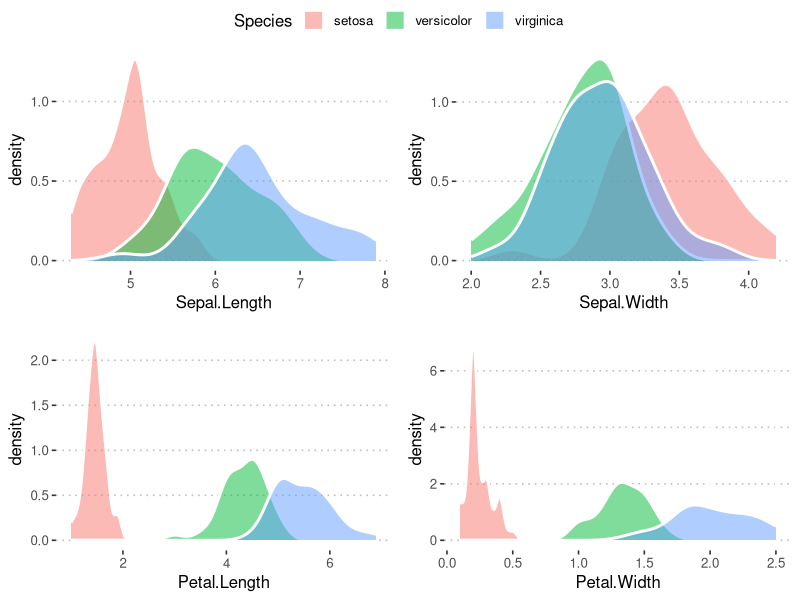

This figure's R source:
#install.packages("tidyverse","caret","e1071","ggpubr")
library(tidyverse)
library(caret)
library(e1071)  #For naive Bayes modelling
library(ggpubr)  #For multiplots and themes


## -----------------------------------------------------------------------------
#read in the data
lens <- read.csv("lens.csv", header=TRUE, stringsAsFactors=TRUE);

#Re-order the levels of certain factors
lens$Age <- lens$Age %>% factor(levels=c("young","pre-presbyopic","presbyopic"))
lens$SpectaclePrescription <- lens$SpectaclePrescription %>% factor(levels=c("myope","hypermetrope"))
lens$RecommendedLenses <- lens$RecommendedLenses %>% factor(levels=c("none","soft","hard"))


## -----------------------------------------------------------------------------
n.features <- ncol(lens)-1; #number of features in the dataset.
contingency.tab <- list(length=n.features) #Initialise a list to store the contingency tables

#Create the contingency table between the outcome (Recommended Lenses) and each of the features.
for (I in 1:n.features)
{
  contingency.tab[[I]] <- table(lens[,I],lens$RecommendedLenses);
  contingency.tab[[I]] %>% print
}


## -----------------------------------------------------------------------------
#Naive Bayes modelling
NB.lens <- naiveBayes(RecommendedLenses~.,  #Formula
                      data=lens,  #Relevant data
                      laplace=1) #Laplace smoothing. Default is 0.
NB.lens


## -----------------------------------------------------------------------------
#A new patient
new1 <- data.frame(Age="young",
                   SpectaclePrescription="myope",
                   Astigmatism="no",
                   TearProductionRate="normal");

#Estimate the a-posteriori probability for each class based on the first two features
predict(NB.lens,newdata=new1[,1:2],type="raw")

#Predict the class based on the first two features
predict(NB.lens,newdata=new1[,1:2],type="class")


## -----------------------------------------------------------------------------
#Estimate the a-posteriori probability for each class
predict(NB.lens,newdata=new1,type="raw")

#Predict the class
predict(NB.lens,newdata=new1,type="class")


## -----------------------------------------------------------------------------
new2 <- data.frame(Age="young",
                   SpectaclePrescription="myope",
                   Astigmatism="no",
                   TearProductionRate="normal",
                   Gender="male");

#Estimate the a-posteriori probability for each class
predict(NB.lens,newdata=new2,type="raw")

#Predict the class
predict(NB.lens,newdata=new2,type="class")


## -----------------------------------------------------------------------------
Titanic <- read.csv("Titanic.csv", header=TRUE, stringsAsFactors=TRUE);

Titanic$Pclass <- Titanic$Pclass %>% factor(labels=c("Class1","Class2","Class3"))
Titanic$Survived <- Titanic$Survived %>% factor(labels=c("No","Yes"))
Titanic$Age <- Titanic$Age %>% cut(breaks=c(0,16,max(Titanic$Age,na.rm=TRUE)),
                                   labels=c("Child","Adult"))
str(Titanic)


## -----------------------------------------------------------------------------
set.seed(1)  #Set the random seed.

# Step 1: Get row numbers for the training data
trainRowNum <- createDataPartition(Titanic$Survived, #The outcome variable
                                   #proportion of data to form the training set
                                   p=0.80,
                                   #Don't store the result in a list
                                   list=FALSE);

# Step 2: Create the training  dataset and exclude the first 2 columns
train.ttn <- Titanic[trainRowNum,-c(1:2)]

# Step 3: Create the test dataset
test.ttn <- Titanic[-trainRowNum,-c(1:2)]


## -----------------------------------------------------------------------------
#Dimension of the training data
dim(train.ttn)

#Number of missing values
sum(is.na(train.ttn$Age))


## -----------------------------------------------------------------------------
#Naive Bayes modelling
NB.ttn <- naiveBayes(Survived~.,  #Formula
                      data=train.ttn,  #Relevant data
                      laplace=0) #Laplace smoothing. Default is 0.
NB.ttn


## -----------------------------------------------------------------------------
#Predict the class
pred.class <- predict(NB.ttn,newdata=test.ttn,type="class")

#Create the con
cf.ttn <- confusionMatrix(pred.class %>% relevel(ref="Yes"),
                          test.ttn$Survived %>% relevel(ref="Yes")); cf.ttn


## -----------------------------------------------------------------------------
data(iris) #Load the iris dataset
str(iris) #examine the structure of the iris data

set.seed(1)  #Set the random seed.

# Step 1: Get row numbers for the training data
trainRowNum <- createDataPartition(iris$Species, #The outcome variable
                                   #proportion of data to form the training set
                                   p=0.80,
                                   #Don't store the result in a list
                                   list=FALSE);

# Step 2: Create the training  dataset and exclude the first 2 columns
train.iris <- iris[trainRowNum,]

# Step 3: Create the test dataset
test.iris <- iris[-trainRowNum,]


## -----------------------------------------------------------------------------
#Sepal Length
g1 <- ggplot(train.iris, aes(x=Sepal.Length,fill=Species)) +
        geom_density(colour="white",size=1,alpha=0.5) +
        theme_pubclean()

#Sepal Width
g2 <- ggplot(train.iris, aes(x=Sepal.Width,fill=Species)) +
        geom_density(colour="white",size=1,alpha=0.5) +
        theme_pubclean()

#Petal Length
g3 <- ggplot(train.iris, aes(x=Petal.Length,fill=Species)) +
        geom_density(colour="white",size=1,alpha=0.5) +
        theme_pubclean()

#Petal Width
g4 <- ggplot(train.iris, aes(x=Petal.Width,fill=Species)) +
        geom_density(colour="white",size=1,alpha=0.5) +
        theme_pubclean()

ggarrange(g1,g2,g3,g4,ncol=2,nrow=2,common.legend = TRUE)


## -----------------------------------------------------------------------------
NB.iris <- naiveBayes(Species~., data=train.iris); NB.iris


## -----------------------------------------------------------------------------
pred.class <- predict(NB.iris,
                      newdata=test.iris,
                      type="class")

#Confusion matrix
cf.iris <- confusionMatrix(pred.class,test.iris$Species); cf.iris
